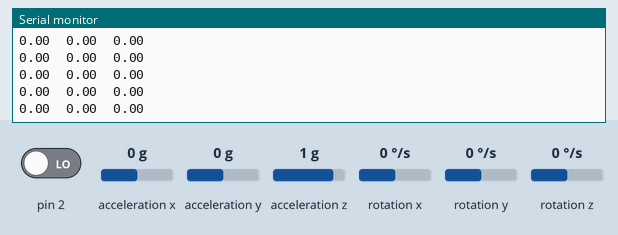
This sketch was run on a simulated Arduino Uno, built with avr-gcc and run on an emulated ATmega328P. On the bench: the last lines printed to the serial monitor. The test bench sets the inputs (shaded band); at power-on: acceleration x 0 g, acceleration y 0 g, acceleration z 1 g, rotation z 0 °/s, pin 2 LOW, rotation x 0 °/s, rotation y 0 °/s. The sensor or clock chip raises its interrupt line as the real part does.

Above: at 1.8 s.
1.9 s: acceleration x set to -1.4 g
At 1.97 s:
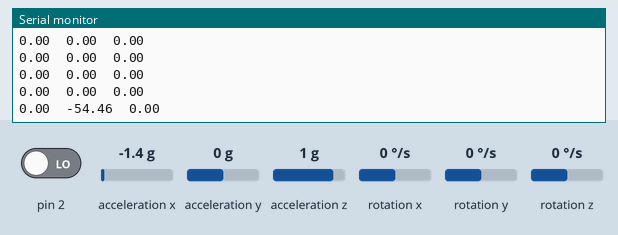
3.4 s: acceleration y set to -1.4 g
At 3.4 s:
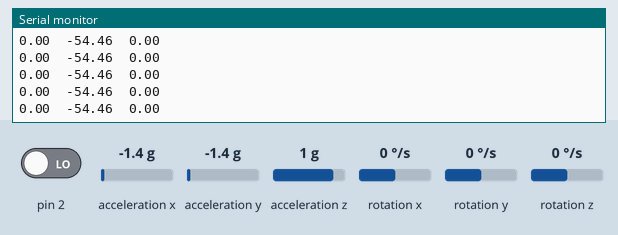
4.9 s: acceleration z set to -1.4 g
At 4.94 s:
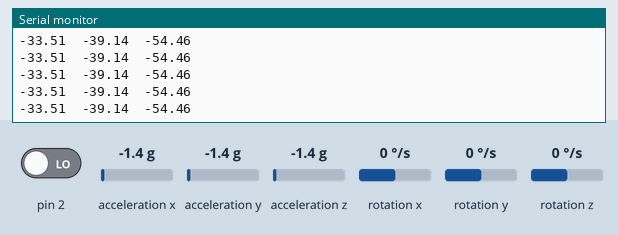
6.4 s: rotation z set to -192 °/s
At 6.49 s:
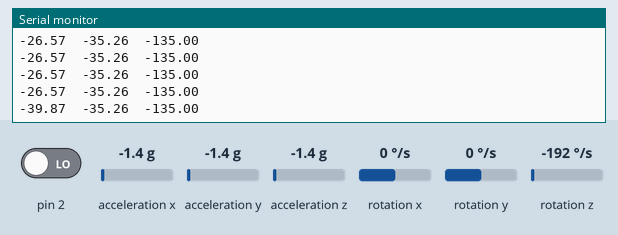
Timing chart, 0 to 8.9 s (numbered marks = the images above; inputs shaded):
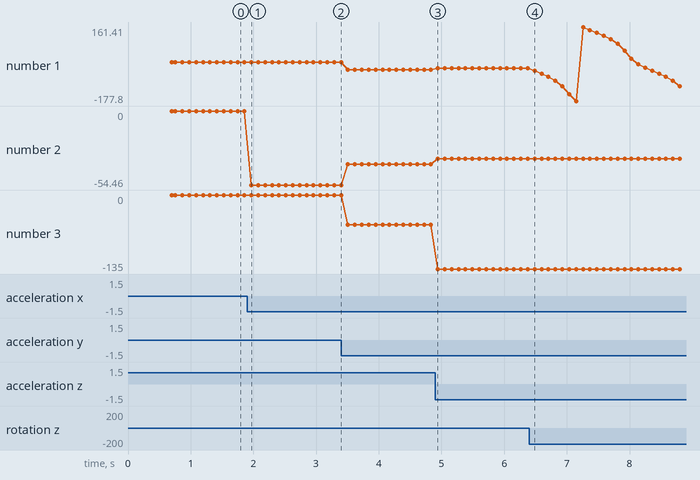

Measured:
- after the input at 1.9 s, the serial monitor: prints a new line after 0.07 s (image 1)
- after the input at 6.4 s, the serial monitor: prints a new line after 0.09 s (image 4)
- plotted number 1: 0 → -33.51 after the input at 3.4 s, -33.51 → -26.57 after the input at 4.9 s, -26.57 → -110.94 after the input at 6.4 s
- plotted number 2: 0 → -54.46 after the input at 1.9 s, -54.46 → -39.14 after the input at 3.4 s, -39.14 → -35.26 after the input at 4.9 s
- plotted number 3: -54.46 → -135 after the input at 4.9 s

The sketch:

test_avec_offsets.ino
```cpp
#include "I2Cdev.h"
#include "MPU6050_6Axis_MotionApps20.h"
#include "Wire.h"
// ---------------------------------------------------------------------------
#define YAW      0
#define PITCH    1
#define ROLL     2
// --------------------- MPU650 variables ------------------------------------
// class default I2C address is 0x68
// specific I2C addresses may be passed as a parameter here
// AD0 low = 0x68 (default for SparkFun breakout and InvenSense evaluation board)
// AD0 high = 0x69
MPU6050 mpu;
// MPU control/status vars
bool dmpReady = false;  // set true if DMP init was successful
uint8_t mpuIntStatus;   // holds actual interrupt status byte from MPU
uint8_t devStatus;      // return status after each device operation (0 = success, !0 = error)
uint16_t packetSize;    // expected DMP packet size (default is 42 bytes)
uint16_t fifoCount;     // count of all bytes currently in FIFO
uint8_t fifoBuffer[64]; // FIFO storage buffer

// Orientation/motion vars
Quaternion q;        // [w, x, y, z]         quaternion container
VectorFloat gravity; // [x, y, z]            gravity vector
float ypr[3];        // [yaw, pitch, roll]   yaw/pitch/roll container and gravity vector

volatile bool mpuInterrupt = false;     // Indicates whether MPU interrupt pin has gone high
// ---------------------------------------------------------------------------

/**
 * Interrup détection routine
 */
void dmpDataReady() {
    mpuInterrupt = true;
}

/**
 * Setup configuration
 */
void setup() {
    Wire.begin();
    //TWBR = 24; // 400kHz I2C clock (200kHz if CPU is 8MHz)

    Serial.begin(9600);

    Serial.println("45");

    Serial.println(F("Initializing I2C devices..."));
    mpu.initialize();

    // Verify connection
    Serial.println(F("Testing device connections..."));

    if (mpu.testConnection()){
       Serial.println("MPU6050 connection successful");
    }
    else{
       Serial.println("MPU6050 connection failed");
    }

    // Load and configure the DMP
    Serial.println(F("Initializing DMP..."));
    devStatus = mpu.dmpInitialize();

    Serial.println("59");

    // MPU calibration: set YOUR offsets here.
    mpu.setXAccelOffset(-240);
    mpu.setYAccelOffset(-3189);
    mpu.setZAccelOffset(759);
    mpu.setXGyroOffset(42);
    mpu.setYGyroOffset(-31);
    mpu.setZGyroOffset(-56);
    Serial.println("64");

    // Returns 0 if it worked
    if (devStatus == 0) {
        // Turn on the DMP, now that it's ready
        Serial.println(F("Enabling DMP..."));
        mpu.setDMPEnabled(true);

        // Enable Arduino interrupt detection
        Serial.println(F("Enabling interrupt detection (Arduino external interrupt 0 : #pin2)..."));
        attachInterrupt(0, dmpDataReady, RISING);
        mpuIntStatus = mpu.getIntStatus();

        // Set our DMP Ready flag so the main loop() function knows it's okay to use it
        Serial.println(F("DMP ready! Waiting for first interrupt..."));
        dmpReady = true;

        // Get expected DMP packet size for later comparison
        packetSize = mpu.dmpGetFIFOPacketSize();
    } else {
        // ERROR!
        // 1 = initial memory load failed
        // 2 = DMP configuration updates failed
        // (if it's going to break, usually the code will be 1)
        Serial.print(F("DMP Initialization failed (code "));
        Serial.print(devStatus);
        Serial.println(F(")"));
    }
}

/**
 * Main program loop
 */
void loop() {
    //Serial.println("je suis entré dans la loop");
    // If programming failed, don't try to do anything
    if (!dmpReady) {
        Serial.println("fail");
        return;
    }

    // Wait for MPU interrupt or extra packet(s) available
 /*   while (!mpuInterrupt && fifoCount < packetSize) {
        // Do nothing...
    }*/

    // Reset interrupt flag and get INT_STATUS byte
   /* mpuInterrupt = false;
    mpuIntStatus = mpu.getIntStatus();*/
   // Serial.println("j'ai récupéré le statut int");

    // Get current FIFO count
    fifoCount = mpu.getFIFOCount();

    // Check for overflow (this should never happen unless our code is too inefficient)
    if ((mpuIntStatus & 0x10) || fifoCount == 1024) {
        // reset so we can continue cleanly
        mpu.resetFIFO();
       // Serial.println(F("FIFO overflow!"));

        // Otherwise, check for DMP data ready interrupt (this should happen frequently)
    } else if (mpuIntStatus & 0x02) {
        // Wait for correct available data length, should be a VERY short wait
        while (fifoCount < packetSize) {
            fifoCount = mpu.getFIFOCount();
        }

        // Read a packet from FIFO
        mpu.getFIFOBytes(fifoBuffer, packetSize);
      //  Serial.println("j'ai récupéré le paquet");

        // Track FIFO count here in case there is > 1 packet available
        // (this lets us immediately read more without waiting for an interrupt)
        fifoCount -= packetSize;

        // Convert Euler angles in degrees
        mpu.dmpGetQuaternion(&q, fifoBuffer);
        mpu.dmpGetGravity(&gravity, &q);
        mpu.dmpGetYawPitchRoll(ypr, &q, &gravity);

        // Print angle values in degrees.
        Serial.print(ypr[YAW] * (180 / M_PI));
        Serial.print("\t");
        Serial.print(ypr[PITCH] * (180 / M_PI));
        Serial.print("\t");
        Serial.println(ypr[ROLL] * (180 / M_PI));

    }

  delay(100);
}
```
